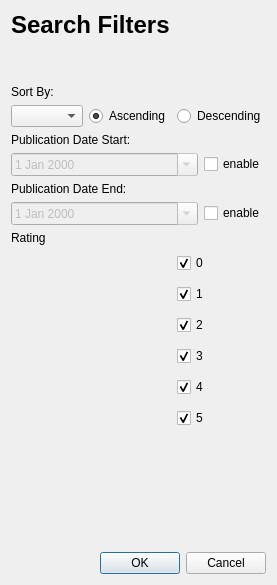
<?xml version="1.0" encoding="UTF-8"?>
<ui version="4.0">
 <class>BookSearchFilterDialog</class>
 <widget class="QDialog" name="BookSearchFilterDialog">
  <property name="geometry">
   <rect>
    <x>0</x>
    <y>0</y>
    <width>265</width>
    <height>585</height>
   </rect>
  </property>
  <property name="windowTitle">
   <string>Dialog</string>
  </property>
  <layout class="QVBoxLayout" name="verticalLayout">
   <item>
    <widget class="QLabel" name="searchFiltersLabel">
     <property name="font">
      <font>
       <pointsize>18</pointsize>
       <bold>true</bold>
      </font>
     </property>
     <property name="text">
      <string>Search Filters</string>
     </property>
    </widget>
   </item>
   <item>
    <spacer name="verticalSpacer">
     <property name="orientation">
      <enum>Qt::Vertical</enum>
     </property>
     <property name="sizeType">
      <enum>QSizePolicy::Maximum</enum>
     </property>
     <property name="sizeHint" stdset="0">
      <size>
       <width>20</width>
       <height>40</height>
      </size>
     </property>
    </spacer>
   </item>
   <item>
    <widget class="QLabel" name="sortByLabel">
     <property name="text">
      <string>Sort By:</string>
     </property>
    </widget>
   </item>
   <item>
    <layout class="QHBoxLayout" name="horizontalLayout" stretch="1,0,0">
     <item>
      <widget class="QComboBox" name="sortByComboBox">
       <property name="sizePolicy">
        <sizepolicy hsizetype="Preferred" vsizetype="Fixed">
         <horstretch>0</horstretch>
         <verstretch>0</verstretch>
        </sizepolicy>
       </property>
      </widget>
     </item>
     <item>
      <widget class="QRadioButton" name="ascRadioButton">
       <property name="sizePolicy">
        <sizepolicy hsizetype="Preferred" vsizetype="Fixed">
         <horstretch>0</horstretch>
         <verstretch>0</verstretch>
        </sizepolicy>
       </property>
       <property name="text">
        <string>Ascending</string>
       </property>
       <property name="checked">
        <bool>true</bool>
       </property>
      </widget>
     </item>
     <item>
      <widget class="QRadioButton" name="descRadioButton">
       <property name="sizePolicy">
        <sizepolicy hsizetype="Preferred" vsizetype="Fixed">
         <horstretch>0</horstretch>
         <verstretch>0</verstretch>
        </sizepolicy>
       </property>
       <property name="text">
        <string>Descending</string>
       </property>
       <property name="checked">
        <bool>false</bool>
       </property>
      </widget>
     </item>
    </layout>
   </item>
   <item>
    <widget class="QLabel" name="label">
     <property name="text">
      <string>Publication Date Start:</string>
     </property>
    </widget>
   </item>
   <item>
    <layout class="QHBoxLayout" name="horizontalLayout_2" stretch="1,0">
     <item>
      <widget class="QDateEdit" name="publicationDateStart">
       <property name="enabled">
        <bool>false</bool>
       </property>
       <property name="buttonSymbols">
        <enum>QAbstractSpinBox::NoButtons</enum>
       </property>
       <property name="calendarPopup">
        <bool>true</bool>
       </property>
      </widget>
     </item>
     <item>
      <widget class="QCheckBox" name="publicationDateStartCheckBox">
       <property name="text">
        <string>enable</string>
       </property>
       <property name="checked">
        <bool>false</bool>
       </property>
      </widget>
     </item>
    </layout>
   </item>
   <item>
    <widget class="QLabel" name="label_2">
     <property name="text">
      <string>Publication Date End:</string>
     </property>
    </widget>
   </item>
   <item>
    <layout class="QHBoxLayout" name="horizontalLayout_3" stretch="1,0">
     <property name="spacing">
      <number>6</number>
     </property>
     <item>
      <widget class="QDateEdit" name="publicationDateEnd">
       <property name="enabled">
        <bool>false</bool>
       </property>
       <property name="calendarPopup">
        <bool>true</bool>
       </property>
      </widget>
     </item>
     <item>
      <widget class="QCheckBox" name="publicationDateEndCheckBox">
       <property name="text">
        <string>enable</string>
       </property>
      </widget>
     </item>
    </layout>
   </item>
   <item>
    <widget class="QLabel" name="label_3">
     <property name="text">
      <string>Rating</string>
     </property>
    </widget>
   </item>
   <item>
    <layout class="QGridLayout" name="gridLayout" columnstretch="0,0,0,0">
     <property name="horizontalSpacing">
      <number>8</number>
     </property>
     <item row="1" column="1" alignment="Qt::AlignRight">
      <widget class="KRatingWidget" name="rating1" native="true">
       <property name="minimumSize">
        <size>
         <width>100</width>
         <height>25</height>
        </size>
       </property>
      </widget>
     </item>
     <item row="5" column="2">
      <widget class="QCheckBox" name="rating5_checkBox">
       <property name="text">
        <string>5</string>
       </property>
       <property name="checked">
        <bool>true</bool>
       </property>
      </widget>
     </item>
     <item row="1" column="2">
      <widget class="QCheckBox" name="rating1_checkBox">
       <property name="text">
        <string>1</string>
       </property>
       <property name="checked">
        <bool>true</bool>
       </property>
      </widget>
     </item>
     <item row="3" column="2">
      <widget class="QCheckBox" name="rating3_checkBox">
       <property name="text">
        <string>3</string>
       </property>
       <property name="checked">
        <bool>true</bool>
       </property>
      </widget>
     </item>
     <item row="4" column="2">
      <widget class="QCheckBox" name="rating4_checkBox">
       <property name="text">
        <string>4</string>
       </property>
       <property name="checked">
        <bool>true</bool>
       </property>
      </widget>
     </item>
     <item row="3" column="1" alignment="Qt::AlignRight">
      <widget class="KRatingWidget" name="rating3" native="true">
       <property name="minimumSize">
        <size>
         <width>100</width>
         <height>25</height>
        </size>
       </property>
      </widget>
     </item>
     <item row="2" column="1" alignment="Qt::AlignRight">
      <widget class="KRatingWidget" name="rating2" native="true">
       <property name="minimumSize">
        <size>
         <width>100</width>
         <height>25</height>
        </size>
       </property>
      </widget>
     </item>
     <item row="2" column="2">
      <widget class="QCheckBox" name="rating2_checkBox">
       <property name="text">
        <string>2</string>
       </property>
       <property name="checked">
        <bool>true</bool>
       </property>
      </widget>
     </item>
     <item row="0" column="1" alignment="Qt::AlignRight">
      <widget class="KRatingWidget" name="rating0" native="true">
       <property name="minimumSize">
        <size>
         <width>100</width>
         <height>25</height>
        </size>
       </property>
      </widget>
     </item>
     <item row="4" column="1" alignment="Qt::AlignRight">
      <widget class="KRatingWidget" name="rating4" native="true">
       <property name="minimumSize">
        <size>
         <width>100</width>
         <height>25</height>
        </size>
       </property>
      </widget>
     </item>
     <item row="0" column="2">
      <widget class="QCheckBox" name="rating0_checkBox">
       <property name="text">
        <string>0</string>
       </property>
       <property name="checked">
        <bool>true</bool>
       </property>
      </widget>
     </item>
     <item row="0" column="0">
      <spacer name="horizontalSpacer">
       <property name="orientation">
        <enum>Qt::Horizontal</enum>
       </property>
       <property name="sizeHint" stdset="0">
        <size>
         <width>0</width>
         <height>10</height>
        </size>
       </property>
      </spacer>
     </item>
     <item row="5" column="1" alignment="Qt::AlignRight">
      <widget class="KRatingWidget" name="rating5" native="true">
       <property name="minimumSize">
        <size>
         <width>100</width>
         <height>25</height>
        </size>
       </property>
      </widget>
     </item>
     <item row="0" column="3">
      <spacer name="horizontalSpacer_2">
       <property name="orientation">
        <enum>Qt::Horizontal</enum>
       </property>
       <property name="sizeHint" stdset="0">
        <size>
         <width>0</width>
         <height>10</height>
        </size>
       </property>
      </spacer>
     </item>
    </layout>
   </item>
   <item>
    <spacer name="verticalSpacer_2">
     <property name="orientation">
      <enum>Qt::Vertical</enum>
     </property>
     <property name="sizeHint" stdset="0">
      <size>
       <width>20</width>
       <height>40</height>
      </size>
     </property>
    </spacer>
   </item>
   <item>
    <widget class="QDialogButtonBox" name="buttonBox">
     <property name="orientation">
      <enum>Qt::Horizontal</enum>
     </property>
     <property name="standardButtons">
      <set>QDialogButtonBox::Cancel|QDialogButtonBox::Ok</set>
     </property>
    </widget>
   </item>
  </layout>
 </widget>
 <customwidgets>
  <customwidget>
   <class>KRatingWidget</class>
   <extends>QWidget</extends>
   <header>kratingwidget.h</header>
   <container>1</container>
  </customwidget>
 </customwidgets>
 <resources/>
 <connections>
  <connection>
   <sender>buttonBox</sender>
   <signal>accepted()</signal>
   <receiver>SearchFilterDialog</receiver>
   <slot>accept()</slot>
   <hints>
    <hint type="sourcelabel">
     <x>248</x>
     <y>254</y>
    </hint>
    <hint type="destinationlabel">
     <x>157</x>
     <y>274</y>
    </hint>
   </hints>
  </connection>
  <connection>
   <sender>buttonBox</sender>
   <signal>rejected()</signal>
   <receiver>SearchFilterDialog</receiver>
   <slot>reject()</slot>
   <hints>
    <hint type="sourcelabel">
     <x>316</x>
     <y>260</y>
    </hint>
    <hint type="destinationlabel">
     <x>286</x>
     <y>274</y>
    </hint>
   </hints>
  </connection>
 </connections>
</ui>
